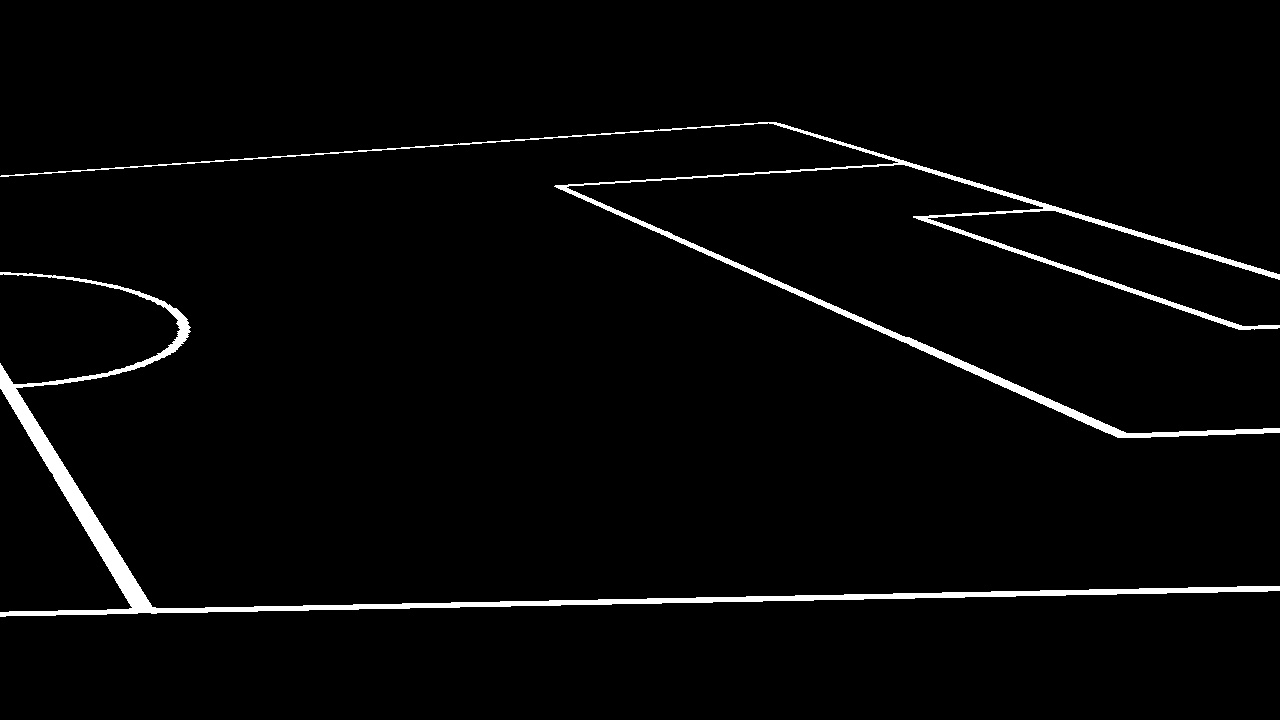
#> input picture sport_analytics/clips/black_homo_image.jpg, 1280 x 720 px
$ python -i ColorClusters.py   (imports and definitions only)
#> lines starting #> are read from the running program, lines starting #| are printed output that depends on the picture; after the words box and inside, x2 and y2 are one past the last pixel; in counts of white or black regions, pixels touching at a corner belong together
#> further down, picture is the input picture: shape (720, 1280, 3); min 0, max 255, mean 6.6
import cv2
from sklearn.cluster import KMeans
import matplotlib.pyplot as plt
from mpl_toolkits.mplot3d import Axes3D
import numpy as np


class ColorClusters:
    CLUSTERS = None
    IMAGE = None
    COLORS = None
    LABELS = None

    def __init__(self, image, clusters=3):
        self.CLUSTERS = clusters
        self.IMAGE = image

    def colorClusters(self):
        img = self.IMAGE
        kmeans = KMeans(n_clusters=self.CLUSTERS)
        kmeans.fit(img)
        self.COLORS = kmeans.cluster_centers_
        self.LABELS = kmeans.labels_
        return self.COLORS.astype(int)

    # [50 lines left out: functions plotClusters, plotHistogram, not called in this run]


def remove_green(img):
    lower_green = np.array([30, 40, 40])
    upper_green = np.array([60, 255, 255])
    hsv = cv2.cvtColor(img, cv2.COLOR_BGR2HSV)
#> hsv: shape (720, 1280, 3); mean H, S, V 0, 0, 6.6
    mask = cv2.inRange(hsv, lower_green, upper_green)
#> mask: shape (720, 1280); every value is 0
    mask = cv2.bitwise_not(mask, mask)
#> mask: shape (720, 1280); every value is 255
    res = cv2.bitwise_and(img, img, mask=mask)
    return res


def rgb_to_hex(rgb):
    return '#%02x%02x%02x' % (int(rgb[0]), int(rgb[1]), int(rgb[2]))


def rgb_to_hsv(r, g, b):
    color = np.uint8([[[r, g, b]]])
    color = cv2.cvtColor(color, cv2.COLOR_BGR2RGB)
    hsv_colors = cv2.cvtColor(color, cv2.COLOR_BGR2HSV)
    return [hsv_colors[0][0][0], hsv_colors[0][0][1], hsv_colors[0][0][2]]


# [6 lines left out: function kmeans_train_clustering, not called in this run]


def find_dominant_color(img, n_dominant_colors=2):
    im = remove_green(img)
    im = cv2.cvtColor(im, cv2.COLOR_BGR2RGB)
    color_mask = np.any(im != [0, 0, 0], axis=-1)
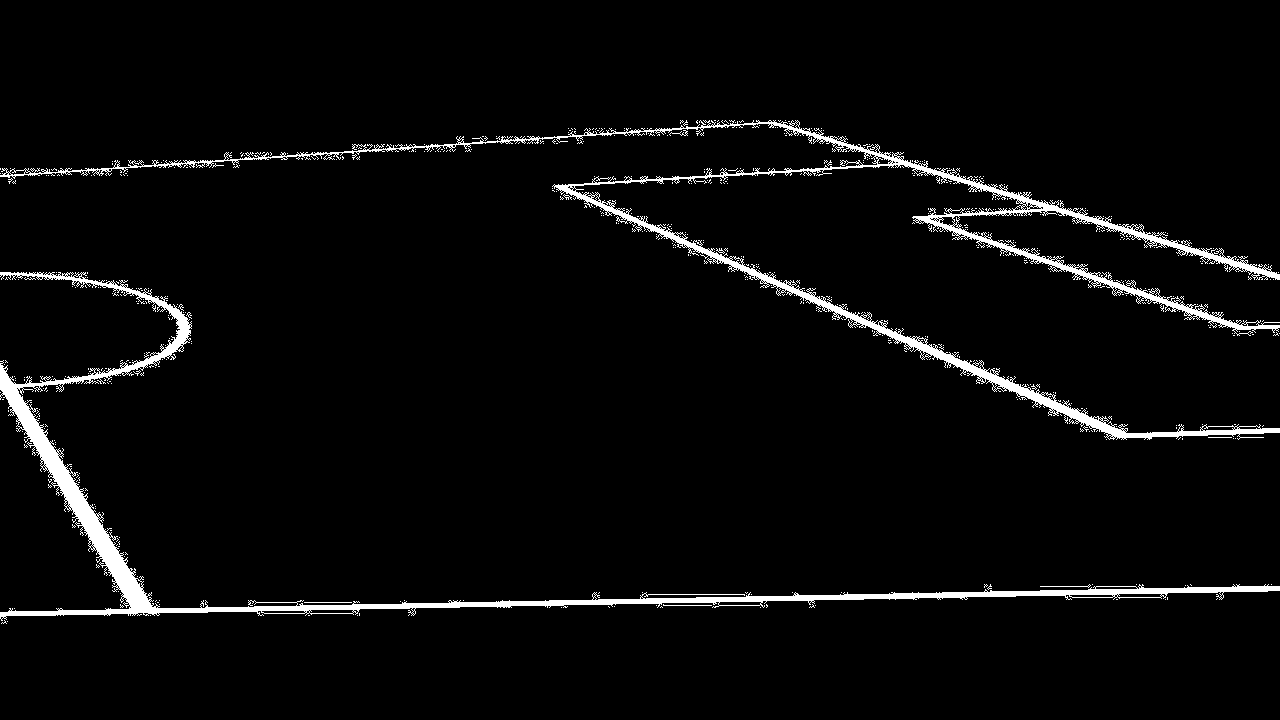
#> color_mask: shape (720, 1280) bool; 3.8% white; 556 white regions (547 under 20 px), largest, box (x1, y1, x2, y2) and area: (0, 120, 1280, 440) 17781, (0, 272, 1280, 621) 15629, (1040, 584, 1091, 588) 53
    im = im[color_mask]
    dc = ColorClusters(im, n_dominant_colors)
    colors = dc.colorClusters()
#> colors = [[1, 1, 1], [254, 254, 254]]
    hsv_colors = [rgb_to_hsv(c[0], c[1], c[2]) for c in colors]
#> hsv_colors = [[0, 0, 1], [0, 0, 254]]
    return hsv_colors


# [8 lines left out: function kmeans_predict_team, not called in this run]

>>> import cv2
>>> picture = cv2.imread('../clips/black_homo_image.jpg')
>>> result = find_dominant_color(picture)
#> result = [[0, 0, 1], [0, 0, 254]]

$ run again, on sport_analytics/clips/court.jpg
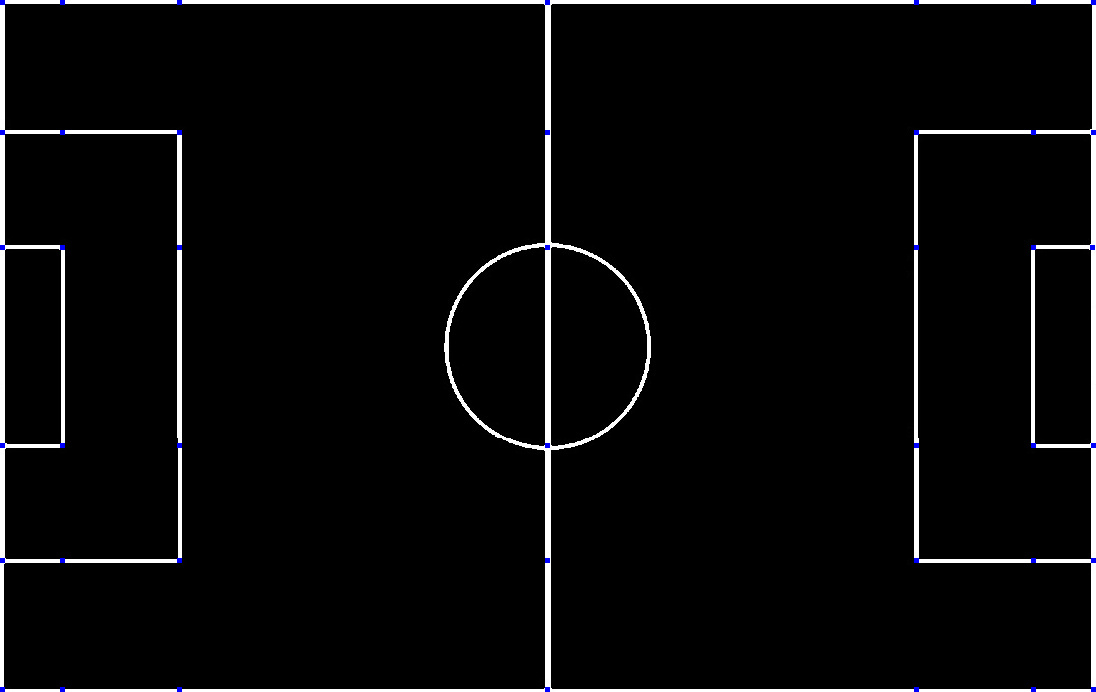
#> input picture sport_analytics/clips/court.jpg, 1096 x 692 px
#> picture is the input picture: shape (692, 1096, 3); mean B, G, R 10.1, 9.8, 9.8
#> hsv: shape (692, 1096, 3); mean H, S, V 0.6, 1.1, 10.2
#> in find_dominant_color, `color_mask = np.any(im != [0, 0, 0], axis=-1)`:
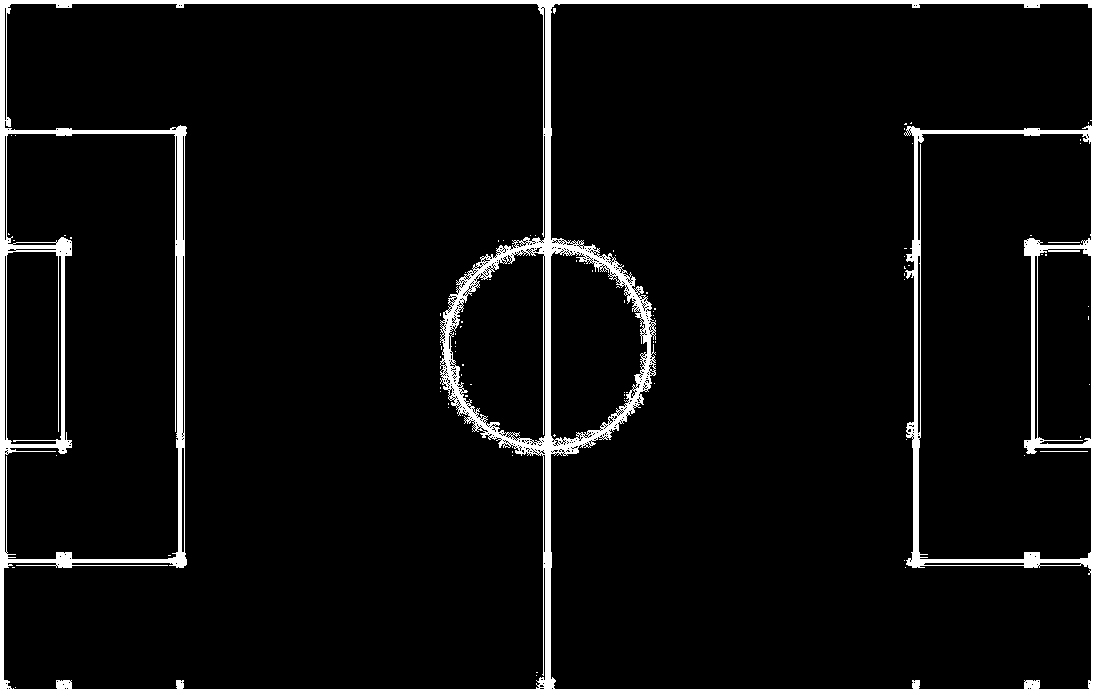
#> color_mask: shape (692, 1096) bool; 5.5% white; 87 white regions (84 under 20 px), largest, box (x1, y1, x2, y2) and area: (0, 0, 1096, 692) 41751, (1040, 451, 1088, 452) 48, (1048, 242, 1080, 243) 32
#> colors = [[254, 254, 254], [1, 1, 22]]
#> hsv_colors = [[0, 0, 254], [120, 243, 22]]
